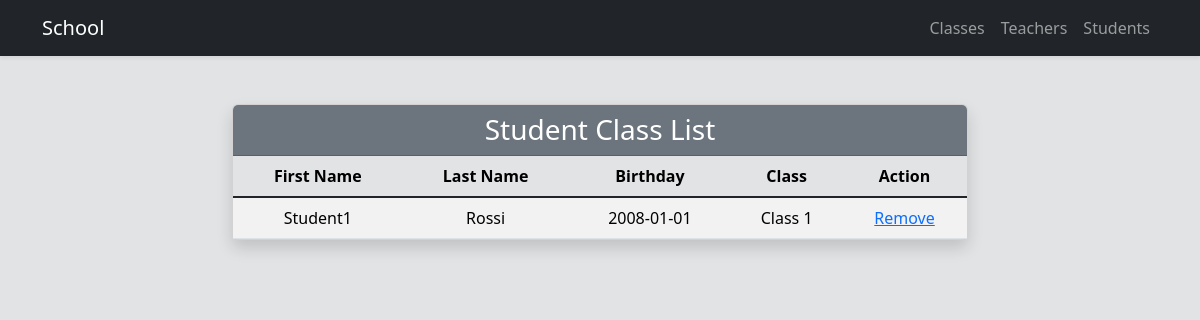
The app's page /index.php?action=showStudentsInClass&class_id=1, older data.
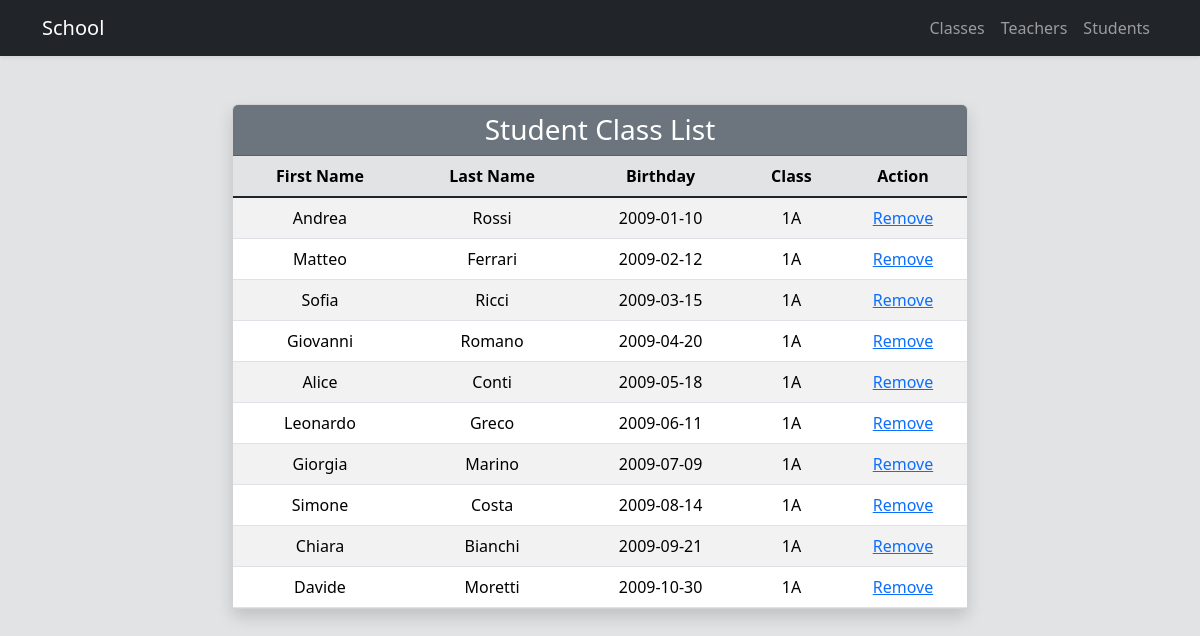
The same page, newer data.
### tables this page shows
CREATE TABLE students (
  id BIGINT UNSIGNED AUTO_INCREMENT PRIMARY KEY,
  first_name VARCHAR(45) NOT NULL,
  last_name VARCHAR(45) NOT NULL,
  birthday DATE NOT NULL,
  class_id BIGINT UNSIGNED NOT NULL,
  registered_at TIMESTAMP DEFAULT CURRENT_TIMESTAMP,
  updated_at TIMESTAMP DEFAULT CURRENT_TIMESTAMP ON UPDATE CURRENT_TIMESTAMP,
  FOREIGN KEY (class_id) REFERENCES classes(id)
);

CREATE TABLE classes (
  id BIGINT UNSIGNED AUTO_INCREMENT PRIMARY KEY,
  name VARCHAR(45) NOT NULL,
  room_id BIGINT UNSIGNED NOT NULL,
  teacher_id BIGINT UNSIGNED NOT NULL,
  registered_at TIMESTAMP DEFAULT CURRENT_TIMESTAMP,
  updated_at TIMESTAMP DEFAULT CURRENT_TIMESTAMP ON UPDATE CURRENT_TIMESTAMP,
  FOREIGN KEY (room_id) REFERENCES rooms(id),
  FOREIGN KEY (teacher_id) REFERENCES teachers(id)
);

### controller/AbstractBase.php (called while the page is built, shortened)
<?php
    abstract class AbstractBase {
        protected $template = '';
        public function run($action) {
            $methodName = $action . 'Action';
            if (method_exists($this, $methodName)) {
                $this->$methodName();
            } else {
                $this->render404();
            }
            $this->render();
        }
        protected function setTemplate($template, $controller = null) {
            if (empty($controller)) {
                $controller = get_class($this);
            }
            $this->template = "view/$controller/$template.tpl.php";
        }
        protected function getTemplate() {
            return $this->template;
        }
        protected function render() {
            require_once $this->getTemplate();
        }
    }
?>

### model/function.inc.php (called while the page is built, shortened)
<?php
    function autoloadControllers($controllerName) {
        $controllerFile = 'controller/' . $controllerName . '.php';
    }
    function autoloadEntities($entityName) {
        $entityFile = 'model/entities/' . $entityName . '.php';
    }
?>

### model/entities/DatabaseConnect.php (called while the page is built, shortened)
<?php
    class DatabaseConnect {
        private static $database = null;
        public static function getDatabase() {
            if (self::$database === null) {
                try {
                    self::$database = new PDO(
                        'mysql:host=localhost;port=8889;dbname=school_administration',
                        'root',
                        'root'
                    );
                    self::$database->setAttribute(PDO::ATTR_ERRMODE, PDO::ERRMODE_EXCEPTION);
                } catch (PDOException $error) {
                    echo $error->getMessage();
                }
            }
            return self::$database;
        }
    }
?>

### model/entities/Students.php (called while the page is built, shortened)
<?php
    class Students {
        private int $id = 0;
        private String $first_name = "";
        private String $last_name = "";
        private String $birthday = "";
        private int $class_id = 0;
        public function getId() {
            return $this->id;
        }
        public function getFirst_name() {
            return $this->first_name;
        }
        public function getLast_name() {
            return $this->last_name;
        }
        public function getBirthday() {
            return $this->birthday;
        }
        public function getClass_id() {
            return $this->class_id;
        }
        public function getClass():Classes {
            return Classes::fetchFromDatabase($this->class_id);
        }
        public static function getStudentInSpecificClass($class_id) {
            $sql = 'SELECT * FROM students WHERE class_id=?';
            $query = DatabaseConnect::getDatabase()->prepare($sql);
            $query->execute(array($class_id));
            $query->setFetchMode(PDO::FETCH_CLASS, 'Students');
            return $query->fetchAll();
        }
    }
?>

### controller/IndexController.php (called while the page is built, shortened)
<?php
    class IndexController extends AbstractBase {
        public function showStudentsInClassAction() {
            $this->addContext("students_class_list", Students::getStudentInSpecificClass($_GET['class_id']));
        }
    }
?>

### model/traits/ActiveRecordable.php (called while the page is built, shortened)
<?php
    trait ActiveRecordable {
        protected static function investigateTable() {
            $table = strtolower(static::class);
            return $table;
        }
    }
?>

### model/traits/Findable.php (called while the page is built, shortened)
<?php
    trait Findable {
        public static function fetchFromDatabase($id) {
            $sql = vsprintf(
                'SELECT * FROM %s WHERE id = ?',
                [self::investigateTable()]
            );
            $query = DatabaseConnect::getDatabase()->prepare($sql);
            $query->execute([$id]);
            $query->setFetchMode(PDO::FETCH_CLASS, static::class);
            return $query->fetch();
        }
    }
?>

### model/entities/Classes.php (called while the page is built, shortened)
<?php
    class Classes {
        private String $name = "";
        public function getName() {
            return $this->name;
        }
        public function __toString() {
            return $this->getName();
        }
    }
?>

### view/IndexController/showStudentsInClassAction.tpl.php (the view, shortened to what the changed rows need)
<!DOCTYPE html>
<html lang="en">
<head>
<link href="https://cdn.jsdelivr.net/npm/bootstrap@5.3.2/dist/css/bootstrap.min.css" rel="stylesheet">
</head>
<body class="bg-secondary-subtle">
<div class="container py-5">
    <div class="row justify-content-center">
        <div class="col-lg-8">
            <div class="card shadow">
                <div class="card-body p-0">
                    <table class="table table-striped table-hover mb-0 text-center">
                        <thead class="table-secondary">
                            <tr>
                                <th>First Name</th>
                                <th>Last Name</th>
                                <th>Birthday</th>
                                <th>Class</th>
                                <th>Action</th>
                            </tr>
                        </thead>
                        <tbody class="table-group-divider">
                        <?php foreach ($students_class_list as $student) { ?>
                            <tr>
                                <td><?= $student->getFirst_name(); ?></td>
                                <td><?= $student->getLast_name(); ?></td>
                                <td><?= $student->getBirthday(); ?></td>
                                <td><?= $student->getClass(); ?></td>
                                <td><a href="index.php?action=removeStudent&student_id=<?= $student->getId(); ?>&class_id=<?= $student->getClass_id(); ?>">Remove</a></td>
                            </tr>
                        <?php } ?>
                        </tbody>
                    </table>
                </div>
            </div>
        </div>
    </div>
</div>
</body>
</html>

Row changes from the older to the newer data that the page shows:
removed students: first_name "Student1", last_name "Rossi", birthday "2008-01-01", class.name "Class 1"
added students: first_name "Andrea", last_name "Rossi", birthday "2009-01-10", class.name "1A"
now on this page (row edited): students: first_name "Matteo", last_name "Ferrari", birthday "2009-02-12", class.name "1A"
now on this page (row edited): students: first_name "Sofia", last_name "Ricci", birthday "2009-03-15", class.name "1A"
now on this page (row edited): students: first_name "Giovanni", last_name "Romano", birthday "2009-04-20", class.name "1A"
now on this page (row edited): students: first_name "Alice", last_name "Conti", birthday "2009-05-18", class.name "1A"
now on this page (row edited): students: first_name "Leonardo", last_name "Greco", birthday "2009-06-11", class.name "1A"
now on this page (row edited): students: first_name "Giorgia", last_name "Marino", birthday "2009-07-09", class.name "1A"
now on this page (row edited): students: first_name "Simone", last_name "Costa", birthday "2009-08-14", class.name "1A"
now on this page (row edited): students: first_name "Chiara", last_name "Bianchi", birthday "2009-09-21", class.name "1A"
now on this page (row edited): students: first_name "Davide", last_name "Moretti", birthday "2009-10-30", class.name "1A"
